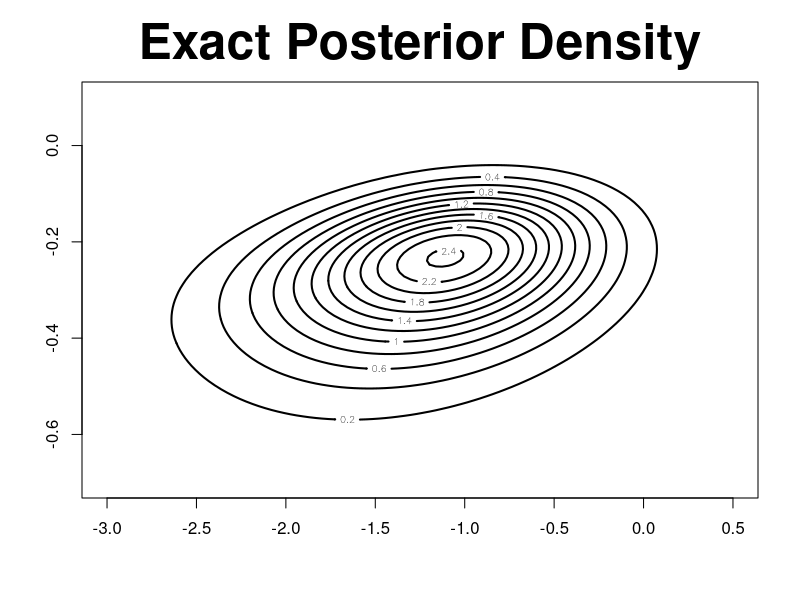
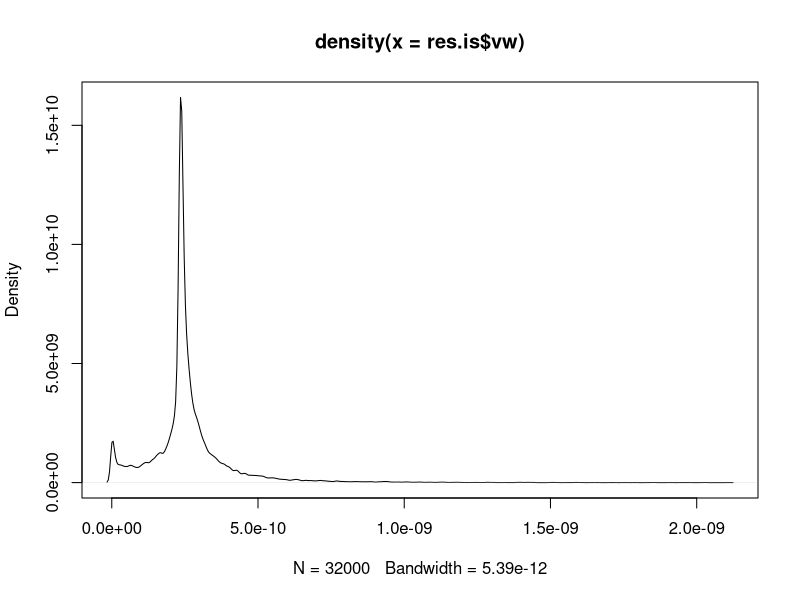

Write R code to recreate these figures, in order. (Note: this script raises an error after producing the figures.)
###############################################################################

rawdata <- matrix(c(1, 53,
1, 57,
1, 58,
1, 63,
0, 66,
0, 67,
0, 67,
0, 67,
0, 68,
0, 69,
0, 70,
0, 70,
1, 70,
1, 70,
0, 72,
0, 73,
0, 75,
1, 75,
0, 76,
0, 76,
0, 78,
0, 79,
0, 81),23,2,byrow=T)

w <- rawdata[,1]
s <- rawdata[,2]

vy <- w
n  <- length(vy)
mX <- cbind(rep(1,n),s-mean(s))
d  <- ncol(mX)
mSigma     <- diag(1.0E4,d)
mSigma.inv <- diag(1.0E-4,d)

res.glm <- glm(vy~-1+mX,family=binomial)

###############################################################################

trapint2D <- function(xgrid, ygrid, fgrid) 
{
    ng1   <- length(xgrid)
    ng2   <- length(ygrid)
    area <- 0   
    for (i in 2:ng1) {
		    for (j in 2:ng2) {
		        area <- area + (xgrid[i] - xgrid[i-1])*(ygrid[j] - ygrid[j-1])*(fgrid[i,j] + fgrid[i-1,j] + fgrid[i,j-1] + fgrid[i-1,j-1])/4
		    }
    }
    return(area)
}

djointLMM <- function(u,v,vy,mX,mSigma.inv) {
		log.f <- matrix(0,length(u),length(v))
		for (i in 1:length(u)) {
		    for (j in 1:length(v)) {
		        vtheta <- matrix(c(u[i],v[j]))
		        veta <- mX%*%vtheta
		        log.f[i,j] <- sum(vy*veta - log(1+exp(veta))) - 0.5*t(vtheta)%*%mSigma.inv%*%vtheta
		    }
		}
		f <- exp(log.f - max(log.f))
		area <- trapint2D(u,v,f) 
		return(f/area)
}

u <- seq(-3,0.5,,100)
v <- seq(-0.7,0.1,,100)

f <- djointLMM(u,v,vy,mX,mSigma.inv)
levels <- pretty(range(f),12)

contour(u,v,f,levels=levels,lwd=2,main="Exact Posterior Density",cex.main=3)

ans <- readline()

###############################################################################

library(mvtnorm)

fast.f <- function(mTheta,vy,mX,mSigma) 
{
    N <- nrow(mTheta)
    n <- length(vy)
    mY <- matrix(vy,n,N)
    mEta <- mX%*%t(mTheta)

    log.vp <- matrix(1,1,n)%*%(mY*mEta - log(1 + exp(mEta))) + dmvnorm(mTheta,sigma=mSigma,log=TRUE)
    return(log.vp)
} 

###############################################################################

ImportanceSampling <- function(N,vmu,mLambda,nu,vy,mX,mSigma,EPS) 
{
    MAXITER <- 10000000
    log.vq <- c()
    log.vp <- c()
    for (ITER in 1:MAXITER) 
    {
				mZ <- rmvt(N, delta=as.vector(vmu), sigma=mLambda, df = nu, type = "shifted")
				log.vq.new <- dmvt(mZ, delta=as.vector(vmu), sigma=mLambda, df = nu, log=TRUE, type = "shifted")
				log.vp.new <- as.vector(fast.f(mZ,vy,mX,mSigma)) 
		    log.vq <- c(log.vq,log.vq.new)
		    log.vp <- c(log.vp,log.vp.new)				
				vw <- exp(log.vp - log.vq)
				N <- length(vw)
				I.hat <- mean(vw)
				se <- sqrt(var(vw)/length(vw))
				print(c(ITER,N,I.hat,se))
				if (se<EPS) {
				    break;
				}
    }
    return(list(I.hat=I.hat,se=se,vw=vw))
}

###############################################################################

NormalisedImportanceSampling <- function(N,vmu,mLambda,nu,vy,mX,mSigma) 
{
    log.vq <- c()
    log.vp <- c()
    
    mZ <- rmvt(N, delta=as.vector(vmu), sigma=mLambda, df = nu, type = "shifted")
	  log.vq <- dmvt(mZ, delta=as.vector(vmu), sigma=mLambda, df = nu, log=TRUE, type = "shifted")
		log.vp <- as.vector(fast.f(mZ,vy,mX,mSigma)) 

		vw <- exp(log.vp - log.vq)
		vw <- vw/sum(vw)
		
		EXPECTED.VAL <- apply(t(mZ)*vw,1,sum)

    return(list(EXPECTED.VAL=EXPECTED.VAL))
}

###############################################################################

LaplaceApproxPosterior <- function(vy,mX,mSigma.inv) 
{
    n <- length(vy)
    d <- ncol(mX)
    vtheta <- matrix(0,d,1)
    for (ITER in 1:1000) 
    {
       vmu <- 1/(1+exp(-mX%*%vtheta))
       vg <- t(mX)%*%(vy - vmu) - mSigma.inv%*%vtheta
       mH <- - t(mX*as.vector(vmu*(1 - vmu)))%*%mX - mSigma.inv
       vtheta <- vtheta - solve(mH)%*%vg
       err <- max(abs(vg))
       if (err<1.0E-6) {
           break;
       }
       print(c(ITER,err))
    }
    return(list(vtheta=vtheta,mLambda=solve(-mH)))
}


###############################################################################

res.lap <- LaplaceApproxPosterior(vy,mX,mSigma.inv) 

vmu     <- res.lap$vtheta
mLambda <- res.lap$mLambda
nu      <- 8
EPS     <- 1.0E-12
N       <- 1000

res.is <- ImportanceSampling(N,vmu,mLambda,nu,vy,mX,mSigma,EPS) 

plot(density(res.is$vw))


res.nis <- NormalisedImportanceSampling(100*length(res.is$vw),vmu,mLambda,nu,vy,mX,mSigma) 
